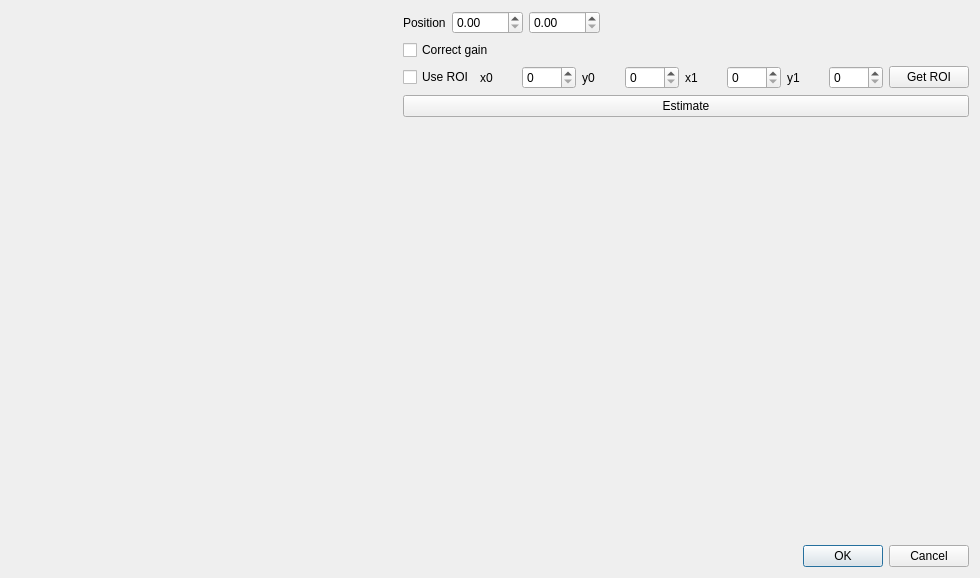
<?xml version="1.0" encoding="UTF-8"?>
<ui version="4.0">
 <class>PiercingPointDialog</class>
 <widget class="QDialog" name="PiercingPointDialog">
  <property name="geometry">
   <rect>
    <x>0</x>
    <y>0</y>
    <width>980</width>
    <height>578</height>
   </rect>
  </property>
  <property name="windowTitle">
   <string>Dialog</string>
  </property>
  <layout class="QVBoxLayout" name="verticalLayout_2">
   <item>
    <layout class="QHBoxLayout" name="horizontalLayout">
     <item>
      <widget class="QtAddons::ImageViewerWidget" name="viewer" native="true">
       <property name="minimumSize">
        <size>
         <width>386</width>
         <height>386</height>
        </size>
       </property>
      </widget>
     </item>
     <item>
      <layout class="QVBoxLayout" name="verticalLayout">
       <item>
        <layout class="QHBoxLayout" name="horizontalLayout_2">
         <item>
          <widget class="QLabel" name="label">
           <property name="text">
            <string>Position</string>
           </property>
          </widget>
         </item>
         <item>
          <widget class="QDoubleSpinBox" name="doubleSpinBox_posX">
           <property name="maximum">
            <double>5000.000000000000000</double>
           </property>
          </widget>
         </item>
         <item>
          <widget class="QDoubleSpinBox" name="doubleSpinBox_posY">
           <property name="maximum">
            <double>5000.000000000000000</double>
           </property>
          </widget>
         </item>
         <item>
          <spacer name="horizontalSpacer">
           <property name="orientation">
            <enum>Qt::Horizontal</enum>
           </property>
           <property name="sizeHint" stdset="0">
            <size>
             <width>40</width>
             <height>20</height>
            </size>
           </property>
          </spacer>
         </item>
        </layout>
       </item>
       <item>
        <layout class="QHBoxLayout" name="horizontalLayout_3">
         <item>
          <widget class="QCheckBox" name="checkBox_gainCorrection">
           <property name="text">
            <string>Correct gain</string>
           </property>
          </widget>
         </item>
        </layout>
       </item>
       <item>
        <layout class="QHBoxLayout" name="horizontalLayout_4">
         <item>
          <widget class="QCheckBox" name="checkBox_useROI">
           <property name="text">
            <string>Use ROI</string>
           </property>
          </widget>
         </item>
         <item>
          <widget class="QLabel" name="label_x0">
           <property name="text">
            <string>x0</string>
           </property>
          </widget>
         </item>
         <item>
          <widget class="QSpinBox" name="spinBox_roi0">
           <property name="maximum">
            <number>5000</number>
           </property>
          </widget>
         </item>
         <item>
          <widget class="QLabel" name="label_y0">
           <property name="text">
            <string>y0</string>
           </property>
          </widget>
         </item>
         <item>
          <widget class="QSpinBox" name="spinBox_roi1">
           <property name="maximum">
            <number>5000</number>
           </property>
          </widget>
         </item>
         <item>
          <widget class="QLabel" name="label_x1">
           <property name="text">
            <string>x1</string>
           </property>
          </widget>
         </item>
         <item>
          <widget class="QSpinBox" name="spinBox_roi2">
           <property name="maximum">
            <number>5000</number>
           </property>
          </widget>
         </item>
         <item>
          <widget class="QLabel" name="label_y1">
           <property name="text">
            <string>y1</string>
           </property>
          </widget>
         </item>
         <item>
          <widget class="QSpinBox" name="spinBox_roi3">
           <property name="maximum">
            <number>5000</number>
           </property>
          </widget>
         </item>
         <item>
          <widget class="QPushButton" name="pushButton_getROI">
           <property name="text">
            <string>Get ROI</string>
           </property>
          </widget>
         </item>
        </layout>
       </item>
       <item>
        <widget class="QPushButton" name="pushButton_estimate">
         <property name="text">
          <string>Estimate</string>
         </property>
        </widget>
       </item>
       <item>
        <spacer name="verticalSpacer">
         <property name="orientation">
          <enum>Qt::Vertical</enum>
         </property>
         <property name="sizeHint" stdset="0">
          <size>
           <width>20</width>
           <height>40</height>
          </size>
         </property>
        </spacer>
       </item>
      </layout>
     </item>
    </layout>
   </item>
   <item>
    <widget class="QDialogButtonBox" name="buttonBox">
     <property name="orientation">
      <enum>Qt::Horizontal</enum>
     </property>
     <property name="standardButtons">
      <set>QDialogButtonBox::Cancel|QDialogButtonBox::Ok</set>
     </property>
    </widget>
   </item>
  </layout>
 </widget>
 <customwidgets>
  <customwidget>
   <class>QtAddons::ImageViewerWidget</class>
   <extends>QWidget</extends>
   <header location="global">imageviewerwidget.h</header>
   <container>1</container>
  </customwidget>
 </customwidgets>
 <resources/>
 <connections>
  <connection>
   <sender>buttonBox</sender>
   <signal>accepted()</signal>
   <receiver>PiercingPointDialog</receiver>
   <slot>accept()</slot>
   <hints>
    <hint type="sourcelabel">
     <x>248</x>
     <y>254</y>
    </hint>
    <hint type="destinationlabel">
     <x>157</x>
     <y>274</y>
    </hint>
   </hints>
  </connection>
  <connection>
   <sender>buttonBox</sender>
   <signal>rejected()</signal>
   <receiver>PiercingPointDialog</receiver>
   <slot>reject()</slot>
   <hints>
    <hint type="sourcelabel">
     <x>316</x>
     <y>260</y>
    </hint>
    <hint type="destinationlabel">
     <x>286</x>
     <y>274</y>
    </hint>
   </hints>
  </connection>
 </connections>
</ui>
